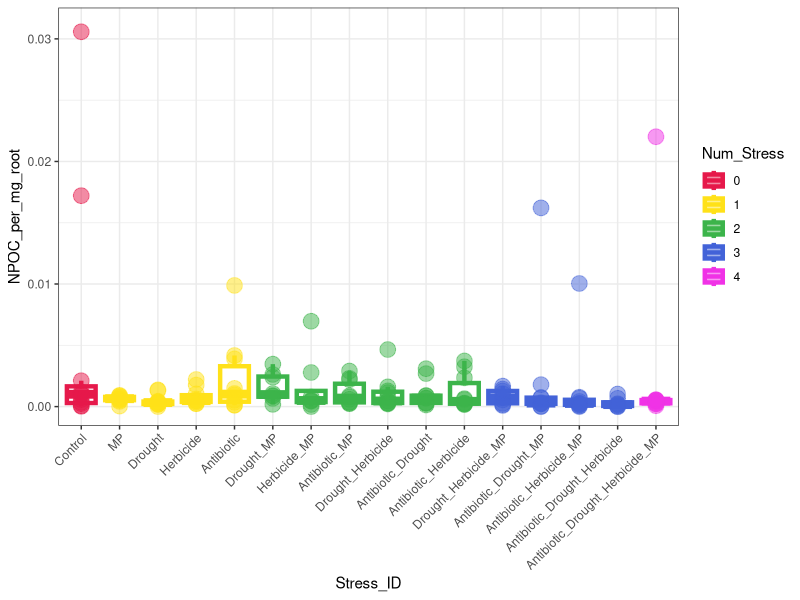

This figure's R source:
## ---- chunk 1
knitr::opts_chunk$set(
  echo = FALSE, 
  warning = FALSE, 
  message = FALSE)
## ---- chunk 2
# Load packages & set theme 
library(dplyr)
library(ggplot2)
library(readxl)
library(tidyr)
library(purrr)
library(stringr)
library(lme4)
library(lmerTest)
library(nlme)

theme_set(theme_bw())
## ---- chunk 3
# Load and prep data 
x <- read_xlsx("./MSE1_metadata.xlsx")

# remove sample IDs 59 and 114 because they did not survive the experiment and there is no data associated with them 
y <- x %>% filter(ID !=59)
mse1 <- y %>% filter(ID !=114)

# remove sample IDs 71 & 66 (outliers in root architecture)
mse1 <- mse1 %>% filter(ID!=71)
mse1 <- mse1 %>% filter(ID!=66)

# remove sample IDs 47 & 164 (outliers in microbiome data)
mse1 <- mse1 %>% filter(ID!=47)
mse1 <- mse1 %>% filter(ID!=164)

# remove samples that have no exudate data 
mse1 <- mse1 %>% filter(ID!=67)
mse1 <- mse1 %>% filter(ID!=80)
mse1 <- mse1 %>% filter(ID!=125)
mse1 <- mse1 %>% filter(ID!=128)

# remove extraction and pcr controls 
mse1 <- mse1 %>% filter(ID!=177)
mse1 <- mse1 %>% filter(ID!=178)
mse1 <- mse1 %>% filter(ID!=179)
mse1 <- mse1 %>% filter(ID!=180)
mse1 <- mse1 %>% filter(ID!=181)
mse1 <- mse1 %>% filter(ID!=182)
mse1 <- mse1 %>% filter(ID!=183)
mse1 <- mse1 %>% filter(ID!=184)
mse1 <- mse1 %>% filter(ID!=185)
mse1 <- mse1 %>% filter(ID!=186)

# remove NAs
mse1 <- mse1 %>% drop_na(Stress_ID)

# make sample ID, number of stressors, and stress ID factors 
mse1$ID <- as.factor(mse1$ID)
mse1$Num_Stress <- as.factor(mse1$Num_Stress)
mse1$MP <- as.factor(mse1$MP)
mse1$Drought <- as.factor(mse1$Drought)
mse1$Herbicide <- as.factor(mse1$Herbicide)
mse1$Antibiotic <- as.factor(mse1$Antibiotic)
mse1$Block <- as.factor(mse1$Block)
mse1$Base_Soil <- as.factor(mse1$Base_Soil)
mse1$Position <- as.factor(mse1$Position)

#change the order of the factor levels explicitly for plots 
mse1$Stress_ID <- factor(mse1$Stress_ID, 
                            levels = c("Control", "MP", "Drought", "Herbicide", "Antibiotic",
                                       "Drought_MP", "Herbicide_MP", 
                                       "Antibiotic_MP", "Drought_Herbicide",
                                       "Antibiotic_Drought","Antibiotic_Herbicide", 
                                       "Drought_Herbicide_MP", "Antibiotic_Drought_MP", 
                                       "Antibiotic_Herbicide_MP", "Antibiotic_Drought_Herbicide", 
                                       "Antibiotic_Drought_Herbicide_MP"
                            ))
## ---- chunk 4
# change negative values to 0 (biologically, negative NPOC is not meaningful; it almost always reflects instrument/blank noise or a calculation artifact)
mse1 <- mse1 %>% 
  mutate(NPOC = if_else(NPOC < 0, 0, NPOC))

# need to standardize NPOC by root biomass (larger root systems = more C)
# creating new columns for total NPOC and NPOC per mg of root 
mse1 <- mse1 %>% 
  mutate(
    NPOC_total_mg = NPOC * 0.1, 
    NPOC_per_mg_root = NPOC_total_mg / Root_Biomass
  )

# plot 
npoc_per_root_all <- ggplot(mse1, aes(x = Stress_ID, y = NPOC_per_mg_root, color = Num_Stress)) + 
  geom_boxplot(outlier.alpha = 0, lwd = 1.5) +
  geom_point(size = 5, alpha = 0.5) + 
  theme(axis.text.x = element_text(angle = 45, hjust = 1)) + 
  scale_color_manual(values = c("0" = "#e6194B", 
                                  "1" = "#ffe119", 
                                "2" = "#3cb44b", 
                                "3" = "#4363d8", 
                                "4" = "#f032e6"))


# remove the one outlier in Herbicide treatment from the plot
npoc_per_root_no_outliers <- ggplot(mse1, aes(x = Stress_ID, y = NPOC_per_mg_root, color = Num_Stress)) + 
  geom_boxplot(outlier.alpha = 0, lwd = 1.5) + 
  geom_point(size = 5, alpha = 0.5) + 
  theme(axis.text.x = element_text(angle = 45, hjust = 1)) + 
  ylim(-0.00001, 0.031) + 
  scale_color_manual(values = c("0" = "#e6194B", 
                                  "1" = "#ffe119", 
                                "2" = "#3cb44b", 
                                "3" = "#4363d8", 
                                "4" = "#f032e6"))


ggsave("./npoc_per_root.pdf", npoc_per_root_no_outliers, width = 16, height = 14)
## ---- chunk 5
# ANOVA / stats 
toc_model1 <- lm(NPOC_per_mg_root ~ Stress_ID, data = mse1)
summary(toc_model1)

anova(toc_model1)
# treatment not significant 
